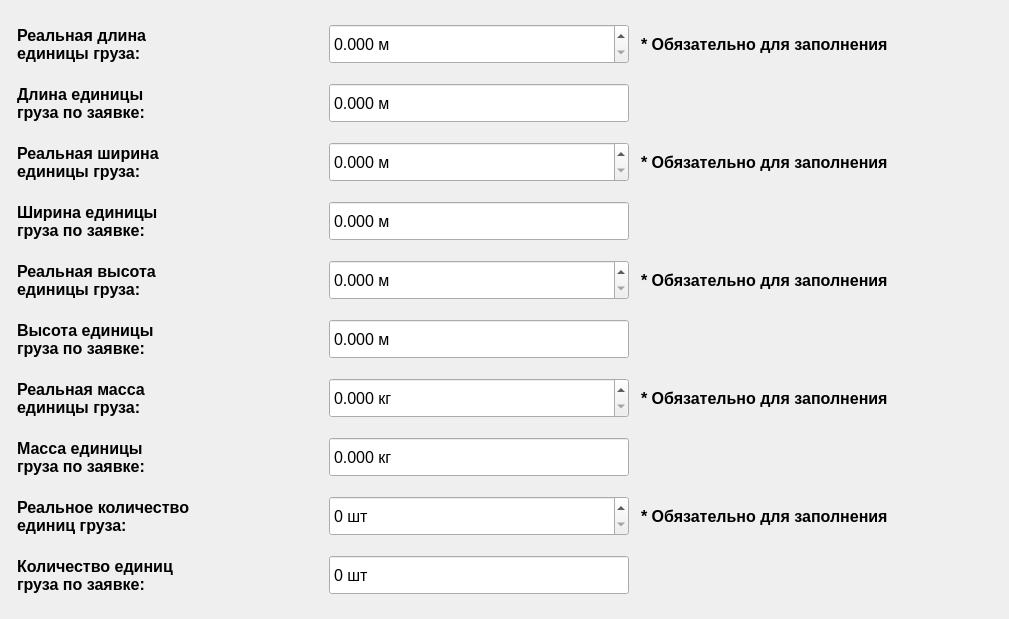
      <widget class="QWidget" name="scrollAreaWidgetContents">
       <property name="geometry">
        <rect>
         <x>0</x>
         <y>0</y>
         <width>1009</width>
         <height>619</height>
        </rect>
       </property>
       <layout class="QVBoxLayout" name="verticalLayout">
        <item>
         <layout class="QHBoxLayout" name="horizontalLayout_9">
          <item>
           <widget class="QLabel" name="real_length_weighting_label">
            <property name="sizePolicy">
             <sizepolicy hsizetype="Fixed" vsizetype="Fixed">
              <horstretch>0</horstretch>
              <verstretch>0</verstretch>
             </sizepolicy>
            </property>
            <property name="minimumSize">
             <size>
              <width>300</width>
              <height>40</height>
             </size>
            </property>
            <property name="font">
             <font>
              <pointsize>12</pointsize>
              <bold>true</bold>
             </font>
            </property>
            <property name="text">
             <string>Реальная длина
единицы груза:</string>
            </property>
           </widget>
          </item>
          <item>
           <widget class="QDoubleSpinBox" name="real_length_weighting_spin">
            <property name="sizePolicy">
             <sizepolicy hsizetype="Fixed" vsizetype="Fixed">
              <horstretch>0</horstretch>
              <verstretch>0</verstretch>
             </sizepolicy>
            </property>
            <property name="minimumSize">
             <size>
              <width>300</width>
              <height>40</height>
             </size>
            </property>
            <property name="font">
             <font>
              <pointsize>12</pointsize>
             </font>
            </property>
            <property name="suffix">
             <string> м</string>
            </property>
            <property name="decimals">
             <number>3</number>
            </property>
            <property name="maximum">
             <double>13.715999999999999</double>
            </property>
            <property name="singleStep">
             <double>0.001000000000000</double>
            </property>
           </widget>
          </item>
          <item>
           <widget class="QLabel" name="real_length_weighting_note_label">
            <property name="sizePolicy">
             <sizepolicy hsizetype="Fixed" vsizetype="Fixed">
              <horstretch>0</horstretch>
              <verstretch>0</verstretch>
             </sizepolicy>
            </property>
            <property name="minimumSize">
             <size>
              <width>350</width>
              <height>40</height>
             </size>
            </property>
            <property name="font">
             <font>
              <pointsize>12</pointsize>
              <bold>true</bold>
             </font>
            </property>
            <property name="text">
             <string>* Обязательно для заполнения</string>
            </property>
           </widget>
          </item>
         </layout>
        </item>
        <item>
         <layout class="QHBoxLayout" name="horizontalLayout_10">
          <item>
           <widget class="QLabel" name="bid_length_weighting_label">
            <property name="sizePolicy">
             <sizepolicy hsizetype="Fixed" vsizetype="Fixed">
              <horstretch>0</horstretch>
              <verstretch>0</verstretch>
             </sizepolicy>
            </property>
            <property name="minimumSize">
             <size>
              <width>300</width>
              <height>40</height>
             </size>
            </property>
            <property name="font">
             <font>
              <pointsize>12</pointsize>
              <bold>true</bold>
             </font>
            </property>
            <property name="text">
             <string>Длина единицы
груза по заявке:</string>
            </property>
           </widget>
          </item>
          <item>
           <widget class="QDoubleSpinBox" name="bid_length_weighting_spin">
            <property name="sizePolicy">
             <sizepolicy hsizetype="Fixed" vsizetype="Fixed">
              <horstretch>0</horstretch>
              <verstretch>0</verstretch>
             </sizepolicy>
            </property>
            <property name="minimumSize">
             <size>
              <width>300</width>
              <height>40</height>
             </size>
            </property>
            <property name="font">
             <font>
              <pointsize>12</pointsize>
             </font>
            </property>
            <property name="readOnly">
             <bool>true</bool>
            </property>
            <property name="buttonSymbols">
             <enum>QAbstractSpinBox::ButtonSymbols::NoButtons</enum>
            </property>
            <property name="suffix">
             <string> м</string>
            </property>
            <property name="decimals">
             <number>3</number>
            </property>
            <property name="maximum">
             <double>13.715999999999999</double>
            </property>
            <property name="singleStep">
             <double>0.001000000000000</double>
            </property>
           </widget>
          </item>
          <item>
           <widget class="QLabel" name="bid_length_weighting_note_label">
            <property name="sizePolicy">
             <sizepolicy hsizetype="Fixed" vsizetype="Fixed">
              <horstretch>0</horstretch>
              <verstretch>0</verstretch>
             </sizepolicy>
            </property>
            <property name="minimumSize">
             <size>
              <width>350</width>
              <height>40</height>
             </size>
            </property>
            <property name="font">
             <font>
              <pointsize>12</pointsize>
              <bold>true</bold>
             </font>
            </property>
            <property name="text">
             <string/>
            </property>
           </widget>
          </item>
         </layout>
        </item>
        <item>
         <layout class="QHBoxLayout" name="horizontalLayout_11">
          <item>
           <widget class="QLabel" name="real_width_weighting_label">
            <property name="sizePolicy">
             <sizepolicy hsizetype="Fixed" vsizetype="Fixed">
              <horstretch>0</horstretch>
              <verstretch>0</verstretch>
             </sizepolicy>
            </property>
            <property name="minimumSize">
             <size>
              <width>300</width>
              <height>40</height>
             </size>
            </property>
            <property name="font">
             <font>
              <pointsize>12</pointsize>
              <bold>true</bold>
             </font>
            </property>
            <property name="text">
             <string>Реальная ширина
единицы груза:</string>
            </property>
           </widget>
          </item>
          <item>
           <widget class="QDoubleSpinBox" name="real_width_weighting_spin">
            <property name="sizePolicy">
             <sizepolicy hsizetype="Fixed" vsizetype="Fixed">
              <horstretch>0</horstretch>
              <verstretch>0</verstretch>
             </sizepolicy>
            </property>
            <property name="minimumSize">
             <size>
              <width>300</width>
              <height>40</height>
             </size>
            </property>
            <property name="font">
             <font>
              <pointsize>12</pointsize>
             </font>
            </property>
            <property name="suffix">
             <string> м</string>
            </property>
            <property name="decimals">
             <number>3</number>
            </property>
            <property name="maximum">
             <double>2.438000000000000</double>
            </property>
            <property name="singleStep">
             <double>0.001000000000000</double>
            </property>
           </widget>
          </item>
          <item>
           <widget class="QLabel" name="real_width_weighting_note_label">
            <property name="sizePolicy">
             <sizepolicy hsizetype="Fixed" vsizetype="Fixed">
              <horstretch>0</horstretch>
              <verstretch>0</verstretch>
             </sizepolicy>
            </property>
            <property name="minimumSize">
             <size>
              <width>350</width>
              <height>40</height>
             </size>
            </property>
            <property name="font">
             <font>
              <pointsize>12</pointsize>
              <bold>true</bold>
             </font>
            </property>
            <property name="text">
             <string>* Обязательно для заполнения</string>
            </property>
           </widget>
          </item>
         </layout>
        </item>
        <item>
         <layout class="QHBoxLayout" name="horizontalLayout_12">
          <item>
           <widget class="QLabel" name="bid_width_weighting_label">
            <property name="sizePolicy">
             <sizepolicy hsizetype="Fixed" vsizetype="Fixed">
              <horstretch>0</horstretch>
              <verstretch>0</verstretch>
             </sizepolicy>
            </property>
            <property name="minimumSize">
             <size>
              <width>300</width>
              <height>40</height>
             </size>
            </property>
            <property name="font">
             <font>
              <pointsize>12</pointsize>
              <bold>true</bold>
             </font>
            </property>
            <property name="text">
             <string>Ширина единицы
груза по заявке:</string>
            </property>
           </widget>
          </item>
          <item>
           <widget class="QDoubleSpinBox" name="bid_width_weighting_spin">
            <property name="sizePolicy">
             <sizepolicy hsizetype="Fixed" vsizetype="Fixed">
              <horstretch>0</horstretch>
              <verstretch>0</verstretch>
             </sizepolicy>
            </property>
            <property name="minimumSize">
             <size>
              <width>300</width>
              <height>40</height>
             </size>
            </property>
            <property name="font">
             <font>
              <pointsize>12</pointsize>
             </font>
            </property>
            <property name="readOnly">
             <bool>true</bool>
            </property>
            <property name="buttonSymbols">
             <enum>QAbstractSpinBox::ButtonSymbols::NoButtons</enum>
            </property>
            <property name="suffix">
             <string> м</string>
            </property>
            <property name="decimals">
             <number>3</number>
            </property>
            <property name="maximum">
             <double>2.438000000000000</double>
            </property>
            <property name="singleStep">
             <double>0.001000000000000</double>
            </property>
           </widget>
          </item>
          <item>
           <widget class="QLabel" name="bid_width_weighting_note_label">
            <property name="sizePolicy">
             <sizepolicy hsizetype="Fixed" vsizetype="Fixed">
              <horstretch>0</horstretch>
              <verstretch>0</verstretch>
             </sizepolicy>
            </property>
            <property name="minimumSize">
             <size>
              <width>350</width>
              <height>40</height>
             </size>
            </property>
            <property name="font">
             <font>
              <pointsize>12</pointsize>
              <bold>true</bold>
             </font>
            </property>
            <property name="text">
             <string/>
            </property>
           </widget>
          </item>
         </layout>
        </item>
        <item>
         <layout class="QHBoxLayout" name="horizontalLayout_13">
          <item>
           <widget class="QLabel" name="real_height_weighting_label">
            <property name="sizePolicy">
             <sizepolicy hsizetype="Fixed" vsizetype="Fixed">
              <horstretch>0</horstretch>
              <verstretch>0</verstretch>
             </sizepolicy>
            </property>
            <property name="minimumSize">
             <size>
              <width>300</width>
              <height>40</height>
             </size>
            </property>
            <property name="font">
             <font>
              <pointsize>12</pointsize>
              <bold>true</bold>
             </font>
            </property>
            <property name="text">
             <string>Реальная высота
единицы груза:</string>
            </property>
           </widget>
          </item>
          <item>
           <widget class="QDoubleSpinBox" name="real_height_weighting_spin">
            <property name="sizePolicy">
             <sizepolicy hsizetype="Fixed" vsizetype="Fixed">
              <horstretch>0</horstretch>
              <verstretch>0</verstretch>
             </sizepolicy>
            </property>
            <property name="minimumSize">
             <size>
              <width>300</width>
              <height>40</height>
             </size>
            </property>
            <property name="font">
             <font>
              <pointsize>12</pointsize>
             </font>
            </property>
            <property name="suffix">
             <string> м</string>
            </property>
            <property name="decimals">
             <number>3</number>
            </property>
            <property name="maximum">
             <double>2.895000000000000</double>
            </property>
            <property name="singleStep">
             <double>0.001000000000000</double>
            </property>
           </widget>
          </item>
          <item>
           <widget class="QLabel" name="real_height_weighting_note_label">
            <property name="sizePolicy">
             <sizepolicy hsizetype="Fixed" vsizetype="Fixed">
              <horstretch>0</horstretch>
              <verstretch>0</verstretch>
             </sizepolicy>
            </property>
            <property name="minimumSize">
             <size>
              <width>350</width>
              <height>40</height>
             </size>
            </property>
            <property name="font">
             <font>
              <pointsize>12</pointsize>
              <bold>true</bold>
             </font>
            </property>
            <property name="text">
             <string>* Обязательно для заполнения</string>
            </property>
           </widget>
          </item>
         </layout>
        </item>
        <item>
         <layout class="QHBoxLayout" name="horizontalLayout_14">
          <item>
           <widget class="QLabel" name="bid_height_weighting_label">
            <property name="sizePolicy">
             <sizepolicy hsizetype="Fixed" vsizetype="Fixed">
              <horstretch>0</horstretch>
              <verstretch>0</verstretch>
             </sizepolicy>
            </property>
            <property name="minimumSize">
             <size>
              <width>300</width>
              <height>40</height>
             </size>
            </property>
            <property name="font">
             <font>
              <pointsize>12</pointsize>
              <bold>true</bold>
             </font>
            </property>
            <property name="text">
             <string>Высота единицы
груза по заявке:</string>
            </property>
           </widget>
          </item>
          <item>
           <widget class="QDoubleSpinBox" name="bid_height_weighting_spin">
            <property name="sizePolicy">
             <sizepolicy hsizetype="Fixed" vsizetype="Fixed">
              <horstretch>0</horstretch>
              <verstretch>0</verstretch>
             </sizepolicy>
            </property>
            <property name="minimumSize">
             <size>
              <width>300</width>
              <height>40</height>
             </size>
            </property>
            <property name="font">
             <font>
              <pointsize>12</pointsize>
             </font>
            </property>
            <property name="readOnly">
             <bool>true</bool>
            </property>
            <property name="buttonSymbols">
             <enum>QAbstractSpinBox::ButtonSymbols::NoButtons</enum>
            </property>
            <property name="suffix">
             <string> м</string>
            </property>
            <property name="decimals">
             <number>3</number>
            </property>
            <property name="maximum">
             <double>2.895000000000000</double>
            </property>
            <property name="singleStep">
             <double>0.001000000000000</double>
            </property>
           </widget>
          </item>
          <item>
           <widget class="QLabel" name="bid_height_weighting_note_label">
            <property name="sizePolicy">
             <sizepolicy hsizetype="Fixed" vsizetype="Fixed">
              <horstretch>0</horstretch>
              <verstretch>0</verstretch>
             </sizepolicy>
            </property>
            <property name="minimumSize">
             <size>
              <width>350</width>
              <height>40</height>
             </size>
            </property>
            <property name="font">
             <font>
              <pointsize>12</pointsize>
              <bold>true</bold>
             </font>
            </property>
            <property name="text">
             <string/>
            </property>
           </widget>
          </item>
         </layout>
        </item>
        <item>
         <layout class="QHBoxLayout" name="horizontalLayout_15">
          <item>
           <widget class="QLabel" name="real_mass_weighting_label">
            <property name="sizePolicy">
             <sizepolicy hsizetype="Fixed" vsizetype="Fixed">
              <horstretch>0</horstretch>
              <verstretch>0</verstretch>
             </sizepolicy>
            </property>
            <property name="minimumSize">
             <size>
              <width>300</width>
              <height>40</height>
             </size>
            </property>
            <property name="font">
             <font>
              <pointsize>12</pointsize>
              <bold>true</bold>
             </font>
            </property>
            <property name="text">
             <string>Реальная масса
единицы груза:</string>
            </property>
           </widget>
          </item>
          <item>
           <widget class="QDoubleSpinBox" name="real_mass_weighting_spin">
            <property name="sizePolicy">
             <sizepolicy hsizetype="Fixed" vsizetype="Fixed">
              <horstretch>0</horstretch>
              <verstretch>0</verstretch>
             </sizepolicy>
            </property>
            <property name="minimumSize">
             <size>
              <width>300</width>
              <height>40</height>
             </size>
            </property>
            <property name="font">
             <font>
              <pointsize>12</pointsize>
             </font>
            </property>
            <property name="suffix">
             <string> кг</string>
            </property>
            <property name="decimals">
             <number>3</number>
            </property>
            <property name="maximum">
             <double>30200.000000000000000</double>
            </property>
            <property name="singleStep">
             <double>0.001000000000000</double>
            </property>
           </widget>
          </item>
          <item>
           <widget class="QLabel" name="real_mass_weighting_note_label">
            <property name="sizePolicy">
             <sizepolicy hsizetype="Fixed" vsizetype="Fixed">
              <horstretch>0</horstretch>
              <verstretch>0</verstretch>
             </sizepolicy>
            </property>
            <property name="minimumSize">
             <size>
              <width>350</width>
              <height>40</height>
             </size>
            </property>
            <property name="font">
             <font>
              <pointsize>12</pointsize>
              <bold>true</bold>
             </font>
            </property>
            <property name="text">
             <string>* Обязательно для заполнения</string>
            </property>
           </widget>
          </item>
         </layout>
        </item>
        <item>
         <layout class="QHBoxLayout" name="horizontalLayout_16">
          <item>
           <widget class="QLabel" name="bid_mass_weighting_label">
            <property name="sizePolicy">
             <sizepolicy hsizetype="Fixed" vsizetype="Fixed">
              <horstretch>0</horstretch>
              <verstretch>0</verstretch>
             </sizepolicy>
            </property>
            <property name="minimumSize">
             <size>
              <width>300</width>
              <height>40</height>
             </size>
            </property>
            <property name="font">
             <font>
              <pointsize>12</pointsize>
              <bold>true</bold>
             </font>
            </property>
            <property name="text">
             <string>Масса единицы
груза по заявке:</string>
            </property>
           </widget>
          </item>
          <item>
           <widget class="QDoubleSpinBox" name="bid_mass_weighting_spin">
            <property name="sizePolicy">
             <sizepolicy hsizetype="Fixed" vsizetype="Fixed">
              <horstretch>0</horstretch>
              <verstretch>0</verstretch>
             </sizepolicy>
            </property>
            <property name="minimumSize">
             <size>
              <width>300</width>
              <height>40</height>
             </size>
            </property>
            <property name="font">
             <font>
              <pointsize>12</pointsize>
             </font>
            </property>
            <property name="readOnly">
             <bool>true</bool>
            </property>
            <property name="buttonSymbols">
             <enum>QAbstractSpinBox::ButtonSymbols::NoButtons</enum>
            </property>
            <property name="suffix">
             <string> кг</string>
            </property>
            <property name="decimals">
             <number>3</number>
            </property>
            <property name="maximum">
             <double>30200.000000000000000</double>
            </property>
            <property name="singleStep">
             <double>0.001000000000000</double>
            </property>
           </widget>
          </item>
          <item>
           <widget class="QLabel" name="bid_mass_weighting_note_label">
            <property name="sizePolicy">
             <sizepolicy hsizetype="Fixed" vsizetype="Fixed">
              <horstretch>0</horstretch>
              <verstretch>0</verstretch>
             </sizepolicy>
            </property>
            <property name="minimumSize">
             <size>
              <width>350</width>
              <height>40</height>
             </size>
            </property>
            <property name="font">
             <font>
              <pointsize>12</pointsize>
              <bold>true</bold>
             </font>
            </property>
            <property name="text">
             <string/>
            </property>
           </widget>
          </item>
         </layout>
        </item>
        <item>
         <layout class="QHBoxLayout" name="horizontalLayout_17">
          <item>
           <widget class="QLabel" name="real_quantity_weighting_label">
            <property name="sizePolicy">
             <sizepolicy hsizetype="Fixed" vsizetype="Fixed">
              <horstretch>0</horstretch>
              <verstretch>0</verstretch>
             </sizepolicy>
            </property>
            <property name="minimumSize">
             <size>
              <width>300</width>
              <height>40</height>
             </size>
            </property>
            <property name="font">
             <font>
              <pointsize>12</pointsize>
              <bold>true</bold>
             </font>
            </property>
            <property name="text">
             <string>Реальное количество
единиц груза:</string>
            </property>
           </widget>
          </item>
          <item>
           <widget class="QSpinBox" name="real_quantity_weighting_spin">
            <property name="sizePolicy">
             <sizepolicy hsizetype="Fixed" vsizetype="Fixed">
              <horstretch>0</horstretch>
              <verstretch>0</verstretch>
             </sizepolicy>
            </property>
            <property name="minimumSize">
             <size>
              <width>300</width>
              <height>40</height>
             </size>
            </property>
            <property name="font">
             <font>
              <pointsize>12</pointsize>
             </font>
            </property>
            <property name="suffix">
             <string> шт</string>
            </property>
            <property name="maximum">
             <number>10000</number>
            </property>
           </widget>
          </item>
          <item>
           <widget class="QLabel" name="real_quantity_weighting_note_label">
            <property name="sizePolicy">
             <sizepolicy hsizetype="Fixed" vsizetype="Fixed">
              <horstretch>0</horstretch>
              <verstretch>0</verstretch>
             </sizepolicy>
            </property>
            <property name="minimumSize">
             <size>
              <width>350</width>
              <height>40</height>
             </size>
            </property>
            <property name="font">
             <font>
              <pointsize>12</pointsize>
              <bold>true</bold>
             </font>
            </property>
            <property name="text">
             <string>* Обязательно для заполнения</string>
            </property>
           </widget>
          </item>
         </layout>
        </item>
        <item>
         <layout class="QHBoxLayout" name="horizontalLayout_18">
          <item>
           <widget class="QLabel" name="bid_quantity_weighting_label">
            <property name="sizePolicy">
             <sizepolicy hsizetype="Fixed" vsizetype="Fixed">
              <horstretch>0</horstretch>
              <verstretch>0</verstretch>
             </sizepolicy>
            </property>
            <property name="minimumSize">
             <size>
              <width>300</width>
              <height>40</height>
             </size>
            </property>
            <property name="font">
             <font>
              <pointsize>12</pointsize>
              <bold>true</bold>
             </font>
            </property>
            <property name="text">
             <string>Количество единиц
груза по заявке:</string>
            </property>
           </widget>
          </item>
          <item>
           <widget class="QSpinBox" name="bid_quantity_weighting_spin">
            <property name="sizePolicy">
             <sizepolicy hsizetype="Fixed" vsizetype="Fixed">
              <horstretch>0</horstretch>
              <verstretch>0</verstretch>
             </sizepolicy>
            </property>
            <property name="minimumSize">
             <size>
              <width>300</width>
              <height>40</height>
             </size>
            </property>
            <property name="font">
             <font>
              <pointsize>12</pointsize>
             </font>
            </property>
            <property name="readOnly">
             <bool>true</bool>
            </property>
            <property name="buttonSymbols">
             <enum>QAbstractSpinBox::ButtonSymbols::NoButtons</enum>
            </property>
            <property name="suffix">
             <string> шт</string>
            </property>
            <property name="maximum">
             <number>10000</number>
            </property>
           </widget>
          </item>
          <item>
           <widget class="QLabel" name="bid_quantity_weighting_note_label">
            <property name="sizePolicy">
             <sizepolicy hsizetype="Fixed" vsizetype="Fixed">
              <horstretch>0</horstretch>
              <verstretch>0</verstretch>
             </sizepolicy>
            </property>
            <property name="minimumSize">
             <size>
              <width>350</width>
              <height>40</height>
             </size>
            </property>
            <property name="font">
             <font>
              <pointsize>12</pointsize>
              <bold>true</bold>
             </font>
            </property>
            <property name="text">
             <string/>
            </property>
           </widget>
          </item>
         </layout>
        </item>
       </layout>
      </widget>
